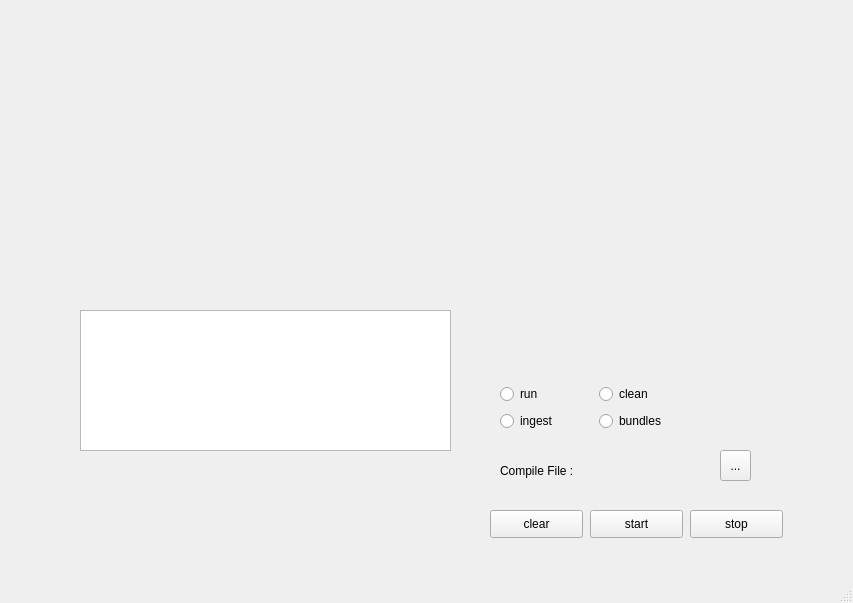
<?xml version="1.0" encoding="UTF-8"?>
<ui version="4.0">
 <class>MainWindow</class>
 <widget class="QMainWindow" name="MainWindow">
  <property name="geometry">
   <rect>
    <x>0</x>
    <y>0</y>
    <width>853</width>
    <height>603</height>
   </rect>
  </property>
  <property name="sizePolicy">
   <sizepolicy hsizetype="Ignored" vsizetype="Ignored">
    <horstretch>0</horstretch>
    <verstretch>0</verstretch>
   </sizepolicy>
  </property>
  <property name="windowTitle">
   <string>MainWindow</string>
  </property>
  <widget class="QWidget" name="centralwidget">
   <widget class="QToolButton" name="find_dir_button">
    <property name="geometry">
     <rect>
      <x>720</x>
      <y>450</y>
      <width>31</width>
      <height>31</height>
     </rect>
    </property>
    <property name="text">
     <string>...</string>
    </property>
   </widget>
   <widget class="QPushButton" name="stop_button">
    <property name="geometry">
     <rect>
      <x>690</x>
      <y>510</y>
      <width>93</width>
      <height>28</height>
     </rect>
    </property>
    <property name="text">
     <string>stop</string>
    </property>
   </widget>
   <widget class="QPushButton" name="clear_button">
    <property name="geometry">
     <rect>
      <x>490</x>
      <y>510</y>
      <width>93</width>
      <height>28</height>
     </rect>
    </property>
    <property name="text">
     <string>clear</string>
    </property>
   </widget>
   <widget class="QPushButton" name="start_button">
    <property name="geometry">
     <rect>
      <x>590</x>
      <y>510</y>
      <width>93</width>
      <height>28</height>
     </rect>
    </property>
    <property name="text">
     <string>start</string>
    </property>
   </widget>
   <widget class="QLabel" name="directory">
    <property name="geometry">
     <rect>
      <x>500</x>
      <y>460</y>
      <width>181</width>
      <height>21</height>
     </rect>
    </property>
    <property name="text">
     <string>Compile File :</string>
    </property>
   </widget>
   <widget class="QWidget" name="gridLayoutWidget_2">
    <property name="geometry">
     <rect>
      <x>500</x>
      <y>383</y>
      <width>191</width>
      <height>51</height>
     </rect>
    </property>
    <layout class="QGridLayout" name="gridLayout">
     <item row="0" column="0">
      <widget class="QRadioButton" name="run_option">
       <property name="text">
        <string>run</string>
       </property>
       <attribute name="buttonGroup">
        <string notr="true">buttonGroup</string>
       </attribute>
      </widget>
     </item>
     <item row="1" column="0">
      <widget class="QRadioButton" name="ingest_option">
       <property name="text">
        <string>ingest</string>
       </property>
       <attribute name="buttonGroup">
        <string notr="true">buttonGroup</string>
       </attribute>
      </widget>
     </item>
     <item row="0" column="1">
      <widget class="QRadioButton" name="clean_option">
       <property name="text">
        <string>clean</string>
       </property>
       <attribute name="buttonGroup">
        <string notr="true">buttonGroup</string>
       </attribute>
      </widget>
     </item>
     <item row="1" column="1">
      <widget class="QRadioButton" name="bundles_option">
       <property name="text">
        <string>bundles</string>
       </property>
      </widget>
     </item>
    </layout>
   </widget>
   <widget class="Viewer" name="plainTextEdit">
    <property name="geometry">
     <rect>
      <x>80</x>
      <y>310</y>
      <width>371</width>
      <height>141</height>
     </rect>
    </property>
   </widget>
  </widget>
  <widget class="QMenuBar" name="menubar">
   <property name="geometry">
    <rect>
     <x>0</x>
     <y>0</y>
     <width>853</width>
     <height>24</height>
    </rect>
   </property>
  </widget>
  <widget class="QStatusBar" name="statusbar"/>
 </widget>
 <customwidgets>
  <customwidget>
   <class>Viewer</class>
   <extends>QPlainTextEdit</extends>
   <header>viewer.h</header>
  </customwidget>
 </customwidgets>
 <resources/>
 <connections/>
 <buttongroups>
  <buttongroup name="buttonGroup"/>
 </buttongroups>
</ui>
